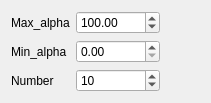
             <widget class="QWidget" name="to_l1">
              <layout class="QGridLayout" name="gridLayout_24">
               <item row="0" column="0">
                <widget class="QLabel" name="label_39">
                 <property name="text">
                  <string>Max_alpha</string>
                 </property>
                </widget>
               </item>
               <item row="1" column="1">
                <widget class="QDoubleSpinBox" name="doubleSpinBox_l1_alpha_min">
                 <property name="maximum">
                  <double>100000.000000000000000</double>
                 </property>
                 <property name="singleStep">
                  <double>100.000000000000000</double>
                 </property>
                 <property name="value">
                  <double>0.000000000000000</double>
                 </property>
                </widget>
               </item>
               <item row="2" column="1">
                <widget class="QSpinBox" name="spinBox_l1_num">
                 <property name="maximum">
                  <number>10000</number>
                 </property>
                 <property name="singleStep">
                  <number>5</number>
                 </property>
                 <property name="value">
                  <number>10</number>
                 </property>
                </widget>
               </item>
               <item row="0" column="1">
                <widget class="QDoubleSpinBox" name="doubleSpinBox_l1_alpha_max">
                 <property name="maximum">
                  <double>100000.000000000000000</double>
                 </property>
                 <property name="singleStep">
                  <double>100.000000000000000</double>
                 </property>
                 <property name="value">
                  <double>100.000000000000000</double>
                 </property>
                </widget>
               </item>
               <item row="1" column="0">
                <widget class="QLabel" name="label_40">
                 <property name="text">
                  <string>Min_alpha</string>
                 </property>
                </widget>
               </item>
               <item row="2" column="0">
                <widget class="QLabel" name="label_41">
                 <property name="text">
                  <string>Number</string>
                 </property>
                </widget>
               </item>
               <item row="0" column="2">
                <spacer name="horizontalSpacer_16">
                 <property name="orientation">
                  <enum>Qt::Horizontal</enum>
                 </property>
                 <property name="sizeHint" stdset="0">
                  <size>
                   <width>40</width>
                   <height>20</height>
                  </size>
                 </property>
                </spacer>
               </item>
              </layout>
             </widget>
